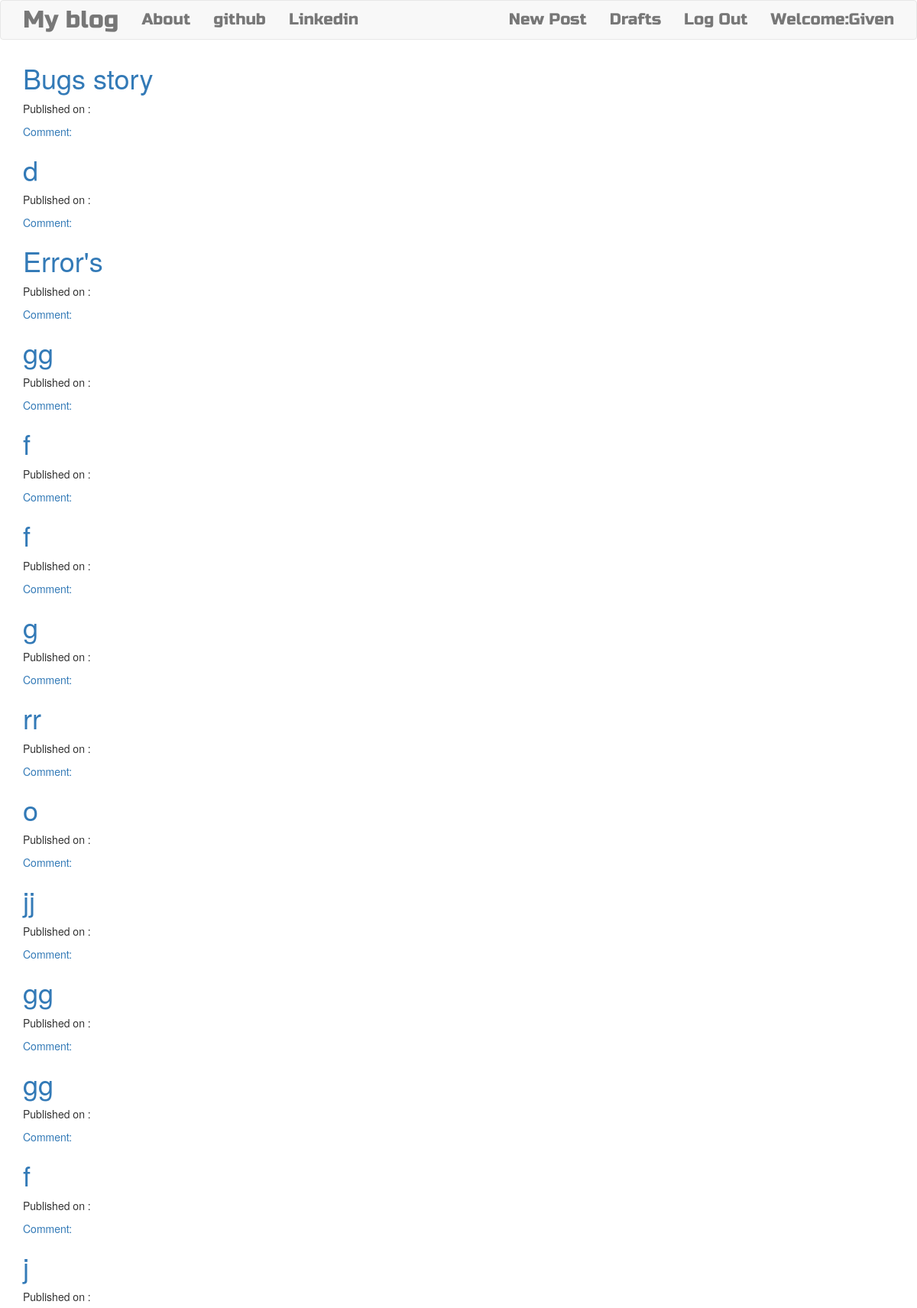
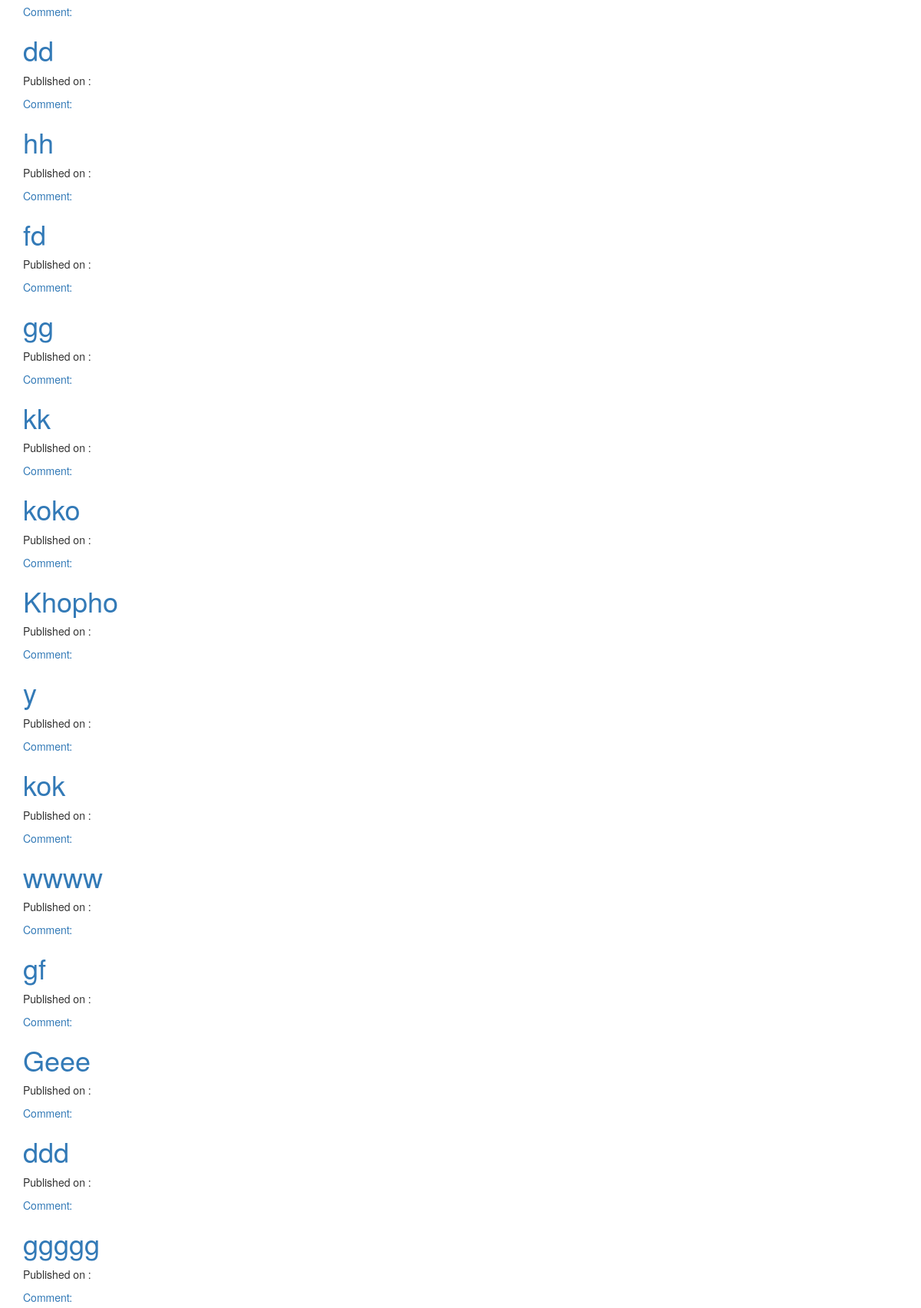
The app's page /draft (signed in, upper part) with its own data (2 pictures, top to bottom).
### blog/models.py (models this page shows, shortened)
class Post(models.Model):
    author = models.ForeignKey('auth.User',on_delete=models.CASCADE)
    title = models.CharField(max_length=200)
    text = models.TextField()
    created_date = models.DateTimeField(default=timezone.now())
    published_date = models.DateTimeField(blank=True,null=True)

### blog/views.py (the view)
# urls.py: path('draft',views.DraftListView.as_view(),name='post_draft_list'),
class DraftListView(LoginRequiredMixin,ListView):
    login_url = '/login/'
    redirect_field_name = 'blog/post_list.html'
    model = Post
    def get_queryset(self):
       return Post.objects.all()

### blog/templates/blog/post_list.html
{% extends 'blog/base.html' %}
{% block body_block %}
<div class="centerstage">
  {% for post in post_list %}
  <div class="post">
    <h1> <a href="{% url 'post_detail' pk=post.pk %}"> {{ post.title }}</a> </h1>
    <div class="date">
      <p>Published on :{{ post.Published|date:"D M Y" }}</p>
    </div>
    <a href="{% url 'post_detail' pk=post.pk %}"> Comment: {{ post.approve_comments.count }}</a>
  </div>
  {% endfor %}
</div>
{% endblock %}

### blog/templates/blog/base.html (shortened to what this page needs)
<!DOCTYPE html>
{% load static %}
<html lang="en" dir="ltr">
  <head>
<link rel="stylesheet" href="https://cdn.jsdelivr.net/npm/bootstrap@3.3.7/dist/css/bootstrap.min.css">
<link rel="stylesheet" href="//cdn.jsdelivr.net/npm/medium-editor@latest/dist/css/medium-editor.min.css" type="text/css" media="screen" charset="utf-8">
<link rel="stylesheet" href="{% static 'css/blog.css' %}">
  </head>
  <body class="loader">
<nav class="navbar navbar-default techfont custom-navbar">
  <div class="container">
    <ul class="nav navbar-nav ">
      <li> <a class="navbar-brand bigbrand" href="{% url 'post_list' %}"> My blog </a> </li>
      <li> <a href="{% url 'about' %}"> About </a> </li>
      <li> <a href="https://github.com/KingGee31?tab=repositories"> github</a> </li>
      <li> <a href=" https://www.linkedin.com/in/given-mnguni-56751b171"> Linkedin</a> </li>
    </ul>
    <ul class="nav navbar-nav navbar-right">
      {% if user.is_authenticated %}
      <li><a href="{% url 'post_new' %}"> New Post</a> </li>
      <li><a href="{% url 'post_draft_list' %}"> Drafts</a> </li>
      <li><a href="{% url 'logout' %}"> Log Out</a> </li>
      <li> <a> Welcome:{{user.username}}</a> </li>
      {% else %}
      <li> <a class="nav  navbar-right" href="{% url 'login' %}"></a> <span class="glyphicon glyphicon-user">  </span> </li>
      {% endif %}
    </ul>
  </div>
</nav>
<div class="content container">
  <div class="row">
    <div class="col-md-8">
      <div class="blog_post">
        {% block body_block %}
        {% endblock %}
      </div>
    </div>
  </div>
</div>
  </body>
</html>

### blog/static/css/blog.css (style rules this page uses)
.centerstage { margin-left: auto; margin-right: auto; }
.bigbrand { font-size: 1.5em }
.techfont { font-family: 'Russo One',sans-serif; font-size: 1.5em; margin-bottom: 10px }
* { margin: 0; padding: 0; box-sizing: border-box; }
.loader { position: relative; }

### records on screen
Post: title "Bugs story"
Post: title "d"
Post: title "Error's"
Post: title "gg"
Post: title "f"
Post: title "f"
Post: title "g"
Post: title "rr"
Post: title "o"
Post: title "jj"
Post: title "gg"
Post: title "gg"
Post: title "f"
Post: title "j"
Post: title "dd"
Post: title "hh"
Post: title "fd"
Post: title "gg"
Post: title "kk"
Post: title "koko"
Post: title "Khopho"
Post: title "y"
Post: title "kok"
Post: title "wwww"
Post: title "gf"
Post: title "Geee"
Post: title "ddd"
Post: title "ggggg"

### other values on screen
{{ user.username }} "Given"
